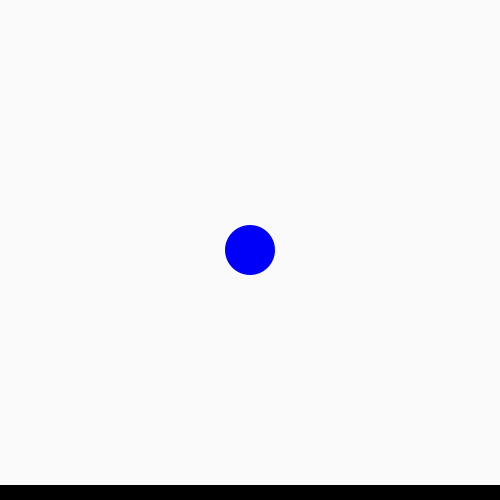
Frame 1 (no input)
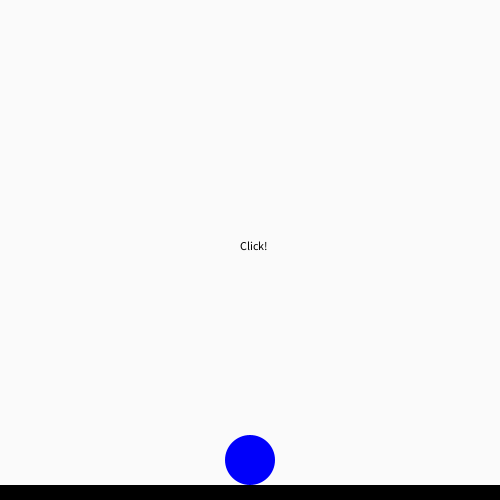
Frame 60 (the mouse pressed at the canvas centre just before this capture)
Frame 120 (the mouse held since frame 60 and released just before this capture): identical to frame 60, image omitted

The Processing sketch that drew these frames (run headless with seeded random() and noise(); from frame 60 on, the mouse is pressed at the canvas centre):

// Processing sketch: processing_66757
// ── processing_66757.pde

float xPos = 250;
float yPos = 250;
int yVel = 5;

void setup(){
  size(500, 500);
  background(250);
}

void draw(){
  background(250);
  
  text("Click!", 240, 250);
  
  drawBall(xPos, yPos, 50);
  
  yPos += yVel;
  
  if(yPos >= height-40){
    yVel=0;
  }
  
  
  fill(0);
  rect(0, height-15, width, 15);
  
  println("yPos = " + yPos); //debug
  println("yVel = " + yVel); //debug
  
}

void mouseClicked(){
     yPos = mouseY;
     xPos = mouseX;
     yVel = 5;
    }

void drawBall(float centerX, float centerY, float diameter){
  fill(0, 0, 250);
  noStroke();  
  ellipseMode(CENTER);
  ellipse(centerX, centerY, diameter, diameter);
}
